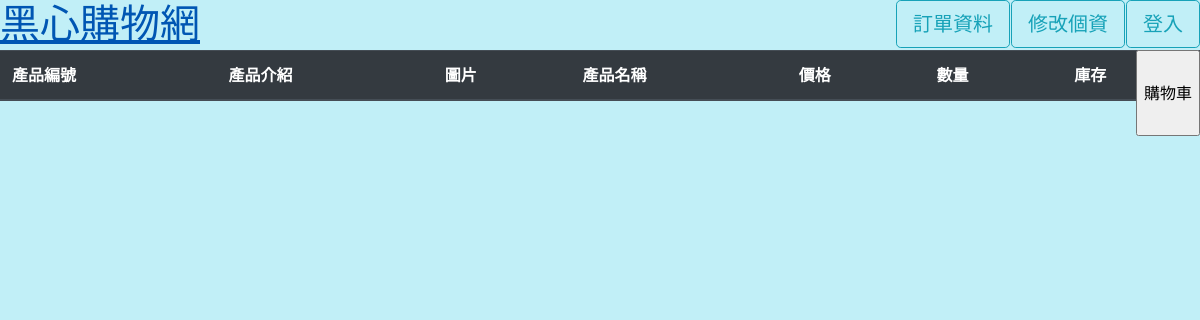
Before: / with the older database file.
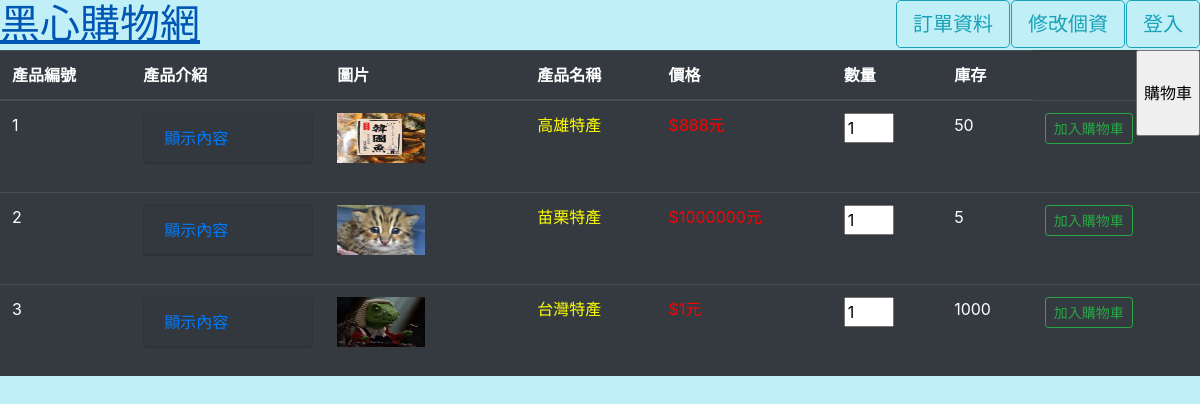
After: the same page with the newer database file.
### tables this page shows
create table res
(
    `resId` int auto_increment primary key,
    `resname` varchar(30),
    `detail` varchar(40),
    `price` int,
    `stock` int,
     `temp` int
);

### index.php (the view, shortened to what this page needs)
<?php
require "connect.php";
if (isset($_SESSION["userName"])) {
    $user = $_SESSION["userName"];
} else {
    $user = "guest";
}
$sql = "select * from res";
$result = mysqli_query($link, $sql);
?>
<!DOCTYPE html>
<html lang="en">
<head>
  <link rel="stylesheet" href="https://maxcdn.bootstrapcdn.com/bootstrap/4.5.2/css/bootstrap.min.css">
</head>
<body style="background-color: #c1eff7">
<div id = "all">
  <form method="post" class="header" >
  <h1><a href="index.php" >黑心購物網</a></h1>
  <a href = "login.php" class = "btn btn-outline-info btn-lg fl" name="btnlogin"><?php if ($user == "guest") {echo "登入";} else {echo "登出";}?></a>
  <a href = "editmem.php" id= "btneditmem" style="<?php if ($_SESSION["check"] == 1) {echo "display:none";}?>" name="editmem" class = "btn btn-outline-info btn-lg ff">修改個資</a>
  <a href = "buylist.php" class = "btn btn-outline-info btn-lg fl2" name="btnlist">訂單資料</a>
  <input type="submit" id="buycar" name="buycar" value="購物車" class="car"/>
  </form>
<div>
<div class="tb">
<table class="table table-dark">
    <thead>
      <tr>
        <th>產品編號</th>
        <th>產品介紹</th>
        <th>圖片</th>
        <th>產品名稱</th>
        <th>價格</th>
        <th>數量</th>
        <th>庫存</th>
      </tr>
    </thead>
    <tbody>
    <?php while ($row = mysqli_fetch_assoc($result)) {?>
        <tr>
        <td style ="width100px;"><?=$row["resId"]?></td>
        <td>
        <div id="accordion">
        <div class="card text-white bg-dark mb-3">
        <div class="card-header">
        <a class="collapsed card-link" data-toggle="collapse" href="#<?="demo".$row["resId"]?>">顯示內容</a>
        </div>
        </td>
        <td style = "width:200px;"><img style="width:50%;height:50px"src="resimage/<?=$row["resname"]?>.jpg"/></td>
        <td style = "color:yellow"><?=$row["resname"]?></td>
        <td style = "color:red"><?="$" . $row["price"] . "元"?></td>
        <form id = "formadd" name="formadd" >
        <td><input  <?php if ($row["stock"] == 0) {echo "disabled= disabled";}?>name="number" id="number" type="number" value=1 oninput="if(value<1)value=1" max ="<?=$row["stock"]?>"style ="width:50px"/></td>
        <td><?=$row["stock"]?></td>
        <td>
            <span>
            <input type="submit" name="addcar" <?php if ($row["stock"] > 0) {echo 'value="加入購物車" class="btn btn-outline-success btn-sm"';} else {echo 'disabled=disabled value="補貨中" class="btn btn-outline-danger btn-sm"';}?>/>
            </span>
        </form>
      </tr>
    <?php }?>
    </tbody>
  </table>
</div>
</body>
</html>

### index.php (style rules this page uses)
.header { height:50px; line-height:80px; width:100%; background-color: #c1eff7; padding-right: 15px; position: fixed; z-index:50; }
.car { position:fixed; right:0px; top:50px; }
.fl { position:fixed; right:0px; top:0px; }
.tb { top:50px; position:relative; z-index:0; }
.fl2 { position:fixed; right:190px; top:0px; }
.ff { position:fixed; right:75px; top:0px; }

Changed rows visible on the page:
added res: resId "1", resname (picture), resname "高雄特產", price "888", number "1", stock "50", addcar "加入購物車"
added res: resId "2", resname (picture), resname "苗栗特產", price "1000000", number "1", stock "5", addcar "加入購物車"
added res: resId "3", resname (picture), resname "台灣特產", number "1", stock "1000", addcar "加入購物車"
